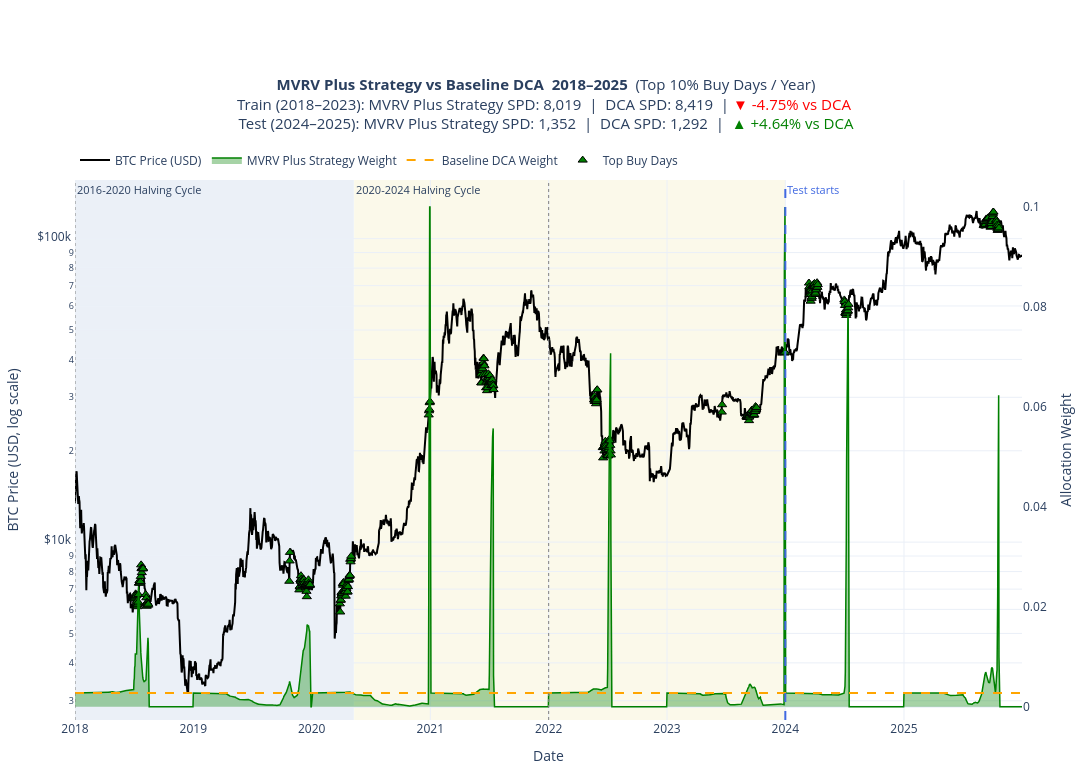

The notebook cell this image was saved under:
### Code cell
combined_plot_df = (
    pd.concat([merged_train.to_pandas(), merged_test.to_pandas()])
    .sort_values("date")
    .reset_index(drop=True)
)

cols = plots.StrategyColumns(
    weight="dynamic_weight",
    spd="sats_per_dollar_dynamic",
    sats_accum="sats_accum_dynamic",
)

# Full period
full_plot = plots.plot_strategy_full_period(
    combined_plot_df, 
    cols, 
    "MVRV Plus Strategy", 
    date_range=("2018-01-01", str(combined_plot_df["date"].max().date())),
    test_start_date="2024-01-01"
)
plt.show()

### Figure 1 — Plotly figure (JSON) as saved in the notebook; plotly's stock layout.template omitted (floating-point values rounded to 4 significant figures; data arrays with more than 128 entries replaced by an {"elided": "..."} marker saying what was removed)
{"data": [{"customdata": {"elided": "2920x8 mixed values"}, "hovertemplate": "<b>Date</b>: %{x|%Y-%m-%d}<br><b>Year</b>: %{customdata[0]}<br><b>Cycle</b>: %{customdata[1]}<br><b>BTC Price</b>: $%{y:,.2f}<br><b>MVRV Plus Strategy Weight</b>: %{customdata[2]:.8f}<br><b>DCA Weight</b>: %{customdata[3]:.8f}<br><b>MVRV Plus Strategy sats/$</b>: %{customdata[4]:,.2f}<br><b>DCA sats/$</b>: %{customdata[5]:,.2f}<br><b>MVRV Plus Strategy sats accum.</b>: %{customdata[6]:,.2f}<br><b>DCA sats accum.</b>: %{customdata[7]:,.2f}<extra></extra>", "line": {"color": "black", "width": 2}, "mode": "lines", "name": "BTC Price (USD)", "type": "scatter", "x": {"elided": "2920 str values"}, "y": {"elided": "2920 float values"}, "yaxis": "y"}, {"customdata": {"elided": "2920x5 mixed values"}, "fill": "tozeroy", "fillcolor": "rgba(0, 128, 0, 0.35)", "hovertemplate": "<b>Date</b>: %{x|%Y-%m-%d}<br><b>Year</b>: %{customdata[0]}<br><b>Cycle</b>: %{customdata[1]}<br><b>MVRV Plus Strategy Weight</b>: %{y:.8f}<br><b>BTC Price</b>: $%{customdata[2]:,.2f}<br><b>MVRV Plus Strategy sats/$</b>: %{customdata[3]:,.2f}<br><b>MVRV Plus Strategy sats accum.</b>: %{customdata[4]:,.2f}<extra></extra>", "line": {"color": "green", "width": 1.5}, "mode": "lines", "name": "MVRV Plus Strategy Weight", "type": "scatter", "x": {"elided": "2920 str values"}, "y": {"elided": "2920 float values"}, "yaxis": "y2"}, {"customdata": {"elided": "2920x5 mixed values"}, "hovertemplate": "<b>Date</b>: %{x|%Y-%m-%d}<br><b>Year</b>: %{customdata[0]}<br><b>Cycle</b>: %{customdata[1]}<br><b>DCA Weight</b>: %{y:.8f}<br><b>BTC Price</b>: $%{customdata[2]:,.2f}<br><b>DCA sats/$</b>: %{customdata[3]:,.2f}<br><b>DCA sats accum.</b>: %{customdata[4]:,.2f}<extra></extra>", "line": {"color": "orange", "dash": "dash", "width": 2}, "mode": "lines", "name": "Baseline DCA Weight", "type": "scatter", "x": {"elided": "2920 str values"}, "y": {"elided": "2920 float values"}, "yaxis": "y2"}, {"customdata": {"elided": "305x3 float values"}, "hovertemplate": "<b>Top Buy Date</b>: %{x|%Y-%m-%d}<br><b>Year</b>: %{customdata[0]}<br><b>BTC Price</b>: $%{y:,.2f}<br><b>MVRV Plus Strategy Weight</b>: %{customdata[1]:.8f}<br><b>Year Threshold</b>: %{customdata[2]:.8f}<extra></extra>", "marker": {"color": "green", "line": {"color": "black", "width": 1}, "size": 8, "symbol": "triangle-up"}, "mode": "markers", "name": "Top Buy Days", "type": "scatter", "x": {"elided": "305 str values"}, "y": {"elided": "305 float values"}, "yaxis": "y"}], "layout": {"annotations": [{"font": {"size": 11}, "showarrow": false, "text": "2016-2020 Halving Cycle", "x": "2018-01-01T00:00:00", "xanchor": "left", "xref": "x", "y": 1, "yanchor": "top", "yref": "y domain"}, {"font": {"size": 11}, "showarrow": false, "text": "2020-2024 Halving Cycle", "x": "2020-05-11T00:00:00", "xanchor": "left", "xref": "x", "y": 1, "yanchor": "top", "yref": "y domain"}, {"font": {"color": "royalblue", "size": 11}, "showarrow": false, "text": "Test starts", "x": 1704067200000, "xanchor": "left", "xref": "x", "y": 1, "yanchor": "top", "yref": "y domain"}], "height": 780, "hovermode": "x unified", "legend": {"orientation": "h", "x": 0, "xanchor": "left", "y": 1.01, "yanchor": "bottom"}, "margin": {"b": 60, "l": 70, "r": 70, "t": 180}, "shapes": [{"fillcolor": "rgba(176, 196, 222, 0.25)", "layer": "below", "line": {"width": 0}, "opacity": 1.0, "type": "rect", "x0": "2018-01-01T00:00:00", "x1": "2020-05-10T00:00:00", "xref": "x", "y0": 0, "y1": 1, "yref": "y domain"}, {"fillcolor": "rgba(238, 232, 170, 0.25)", "layer": "below", "line": {"width": 0}, "opacity": 1.0, "type": "rect", "x0": "2020-05-11T00:00:00", "x1": "2023-12-31T00:00:00", "xref": "x", "y0": 0, "y1": 1, "yref": "y domain"}, {"line": {"color": "gray", "dash": "dot", "width": 1}, "type": "line", "x0": "2010-08-16T00:00:00", "x1": "2010-08-16T00:00:00", "xref": "x", "y0": 0, "y1": 1, "yref": "y domain"}, {"line": {"color": "gray", "dash": "dot", "width": 1}, "type": "line", "x0": "2014-01-01T00:00:00", "x1": "2014-01-01T00:00:00", "xref": "x", "y0": 0, "y1": 1, "yref": "y domain"}, {"line": {"color": "gray", "dash": "dot", "width": 1}, "type": "line", "x0": "2018-01-01T00:00:00", "x1": "2018-01-01T00:00:00", "xref": "x", "y0": 0, "y1": 1, "yref": "y domain"}, {"line": {"color": "gray", "dash": "dot", "width": 1}, "type": "line", "x0": "2022-01-01T00:00:00", "x1": "2022-01-01T00:00:00", "xref": "x", "y0": 0, "y1": 1, "yref": "y domain"}, {"line": {"color": "royalblue", "dash": "dash", "width": 2}, "type": "line", "x0": 1704067200000, "x1": 1704067200000, "xref": "x", "y0": 0, "y1": 1, "yref": "y domain"}], "title": {"font": {"size": 15}, "text": "<b>MVRV Plus Strategy vs Baseline DCA  2018–2025</b>  (Top 10% Buy Days / Year)<br>Train (2018–2023): MVRV Plus Strategy SPD: 8,019  |  DCA SPD: 8,419  | <span style='color:red;'>▼ -4.75% vs DCA</span> <br>Test (2024–2025): MVRV Plus Strategy SPD: 1,352  |  DCA SPD: 1,292  |  <span style='color:green;'>▲ +4.64% vs DCA</span>", "x": 0.5}, "width": 1450, "xaxis": {"range": ["2018-01-01T00:00:00", "2025-12-31T00:00:00"], "showgrid": true, "title": {"text": "Date"}}, "yaxis": {"showgrid": true, "side": "left", "tickprefix": "$", "title": {"text": "BTC Price (USD, log scale)"}, "type": "log"}, "yaxis2": {"overlaying": "y", "showgrid": false, "side": "right", "title": {"text": "Allocation Weight"}}}}
